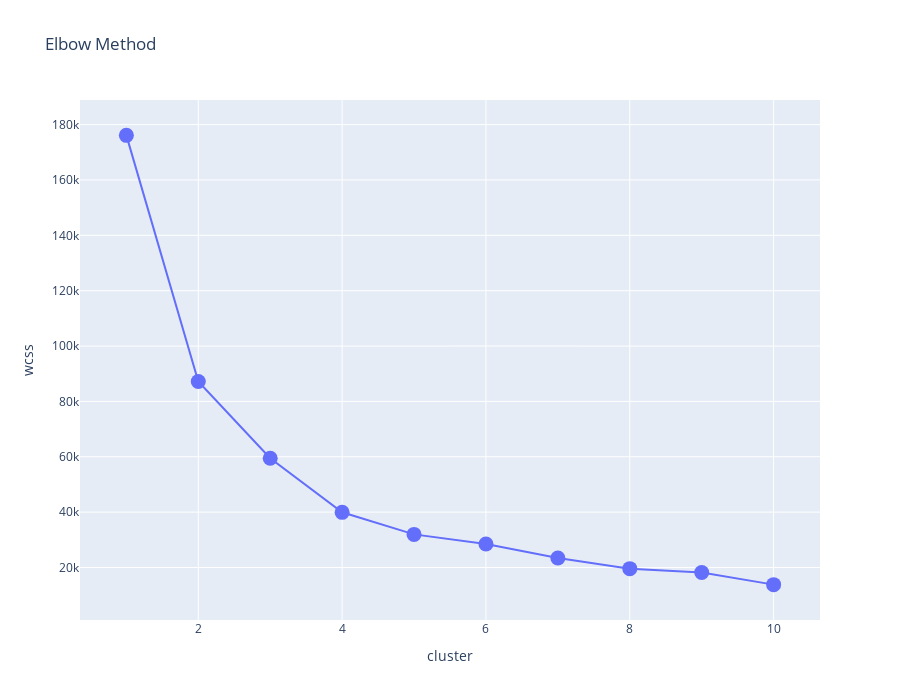

Source (notebook cell):
### Code cell
from sklearn.cluster import KMeans

nclusters = [1,2,3,4,5,6,7,8,9,10]
wcss = []
for i in nclusters:
    model = KMeans(n_clusters=i)
    model.fit(df[['Income', 'Age']])
    wcss.append({
        'cluster': i,
        'wcss': model.inertia_
    })
wcss = pd.DataFrame(wcss)
fig = px.line(wcss, x='cluster',y='wcss',title='Elbow Method',markers=True, height = 700)
fig.update_traces(marker = dict(size = 15))

### Figure 1 — Plotly figure (JSON) as saved in the notebook; plotly's stock layout.template omitted (floating-point values rounded to 4 significant figures)
{"data": [{"hovertemplate": "cluster=%{x}<br>wcss=%{y}<extra></extra>", "legendgroup": "", "line": {"color": "#636efa", "dash": "solid"}, "marker": {"size": 15, "symbol": "circle"}, "mode": "lines+markers", "name": "", "orientation": "v", "showlegend": false, "type": "scatter", "x": [1, 2, 3, 4, 5, 6, 7, 8, 9, 10], "xaxis": "x", "y": [176100.0, 87190.0, 59490.0, 39930.0, 31960.0, 28510.0, 23410.0, 19580.0, 18200.0, 13810.0], "yaxis": "y"}], "layout": {"height": 700, "legend": {"tracegroupgap": 0}, "title": {"text": "Elbow Method"}, "xaxis": {"anchor": "y", "domain": [0, 1], "title": {"text": "cluster"}}, "yaxis": {"anchor": "x", "domain": [0, 1], "title": {"text": "wcss"}}}}
